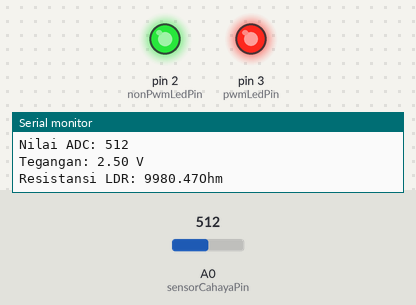
The sketch below on a simulated Arduino Uno, built with avr-gcc and run on an emulated ATmega328P. Shown: output pins drawn as LEDs (lit = HIGH), the last lines printed to the serial monitor. The test bench sets the inputs (shaded band); at power-on: A0 (sensorCahayaPin) = 512.

Above: at 1.8 s.
1.9 s: A0 (sensorCahayaPin) set to 0
At 3.2 s:
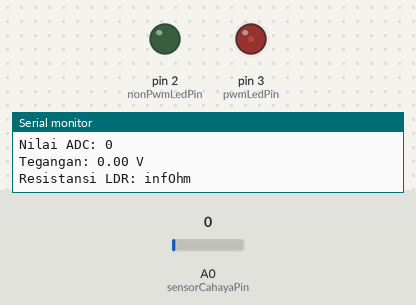
3.5 s: A0 (sensorCahayaPin) set to 122
At 4.9 s:
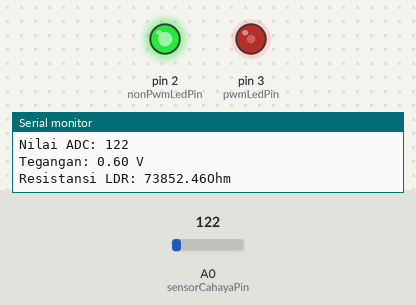
5.5 s: A0 (sensorCahayaPin) set to 716
At 6.6 s:
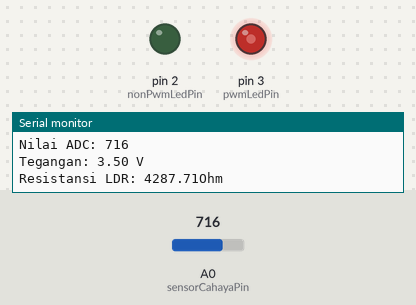
7.5 s: A0 (sensorCahayaPin) set to 1023
At 9.4 s:
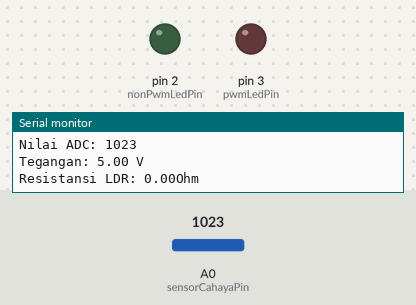
Timing chart, 0 to 10.5 s (numbered marks = the images above; inputs shaded):
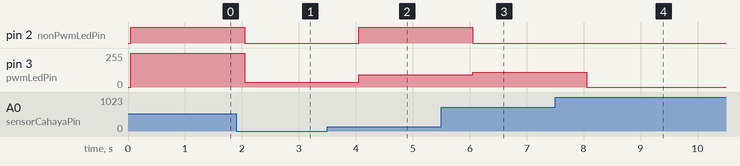

Measured:
- after the input at 1.9 s, pin 2 (nonPwmLedPin): HIGH → LOW after 0.15 s; pin 3 (pwmLedPin): 254/255 → 36/255 after 0.15 s
- after the input at 3.5 s, pin 2 (nonPwmLedPin): LOW → HIGH after 0.55 s; pin 3 (pwmLedPin): 36/255 → 91/255 after 0.55 s
- after the input at 5.5 s, pin 2 (nonPwmLedPin): HIGH → LOW after 0.56 s; pin 3 (pwmLedPin): 91/255 → 109/255 after 0.56 s
- after the input at 7.5 s, pin 3 (pwmLedPin): 109/255 → 0/255 after 0.56 s

The sketch:

sketch.ino
```cpp
const int sensorCahayaPin = A0;
const int pwmLedPin = 3;
const int nonPwmLedPin = 2;
const float resistorValue = 10000.0;
const float voltageSupply = 5.0;
const float sensorVoltageDivider = 1023.0;

void setup()
{
    Serial.begin(9600);
    pinMode(pwmLedPin, OUTPUT);
    pinMode(nonPwmLedPin, OUTPUT);
    Serial.println("Praktikum Embedded Systems");
    Serial.println("LAB TEKNIK DIGITAL");
}

void loop()
{
    int ldrValue = analogRead(sensorCahayaPin);
    float voltage = (ldrValue / sensorVoltageDivider) * voltageSupply;
    float resistance = (voltageSupply / voltage - 1) * resistorValue;
    int lux = map(resistance, 0, resistorValue, 0, 255);

    Serial.print("Nilai ADC: ");
    Serial.println(ldrValue);
    Serial.print("Tegangan: ");
    Serial.print(voltage);
    Serial.println(" V");
    Serial.print("Resistansi LDR: ");
    Serial.print(resistance);
    Serial.println("Ohm");

    analogWrite(pwmLedPin, lux);
    analogWrite(nonPwmLedPin, lux);
    delay(1000);
}
```
